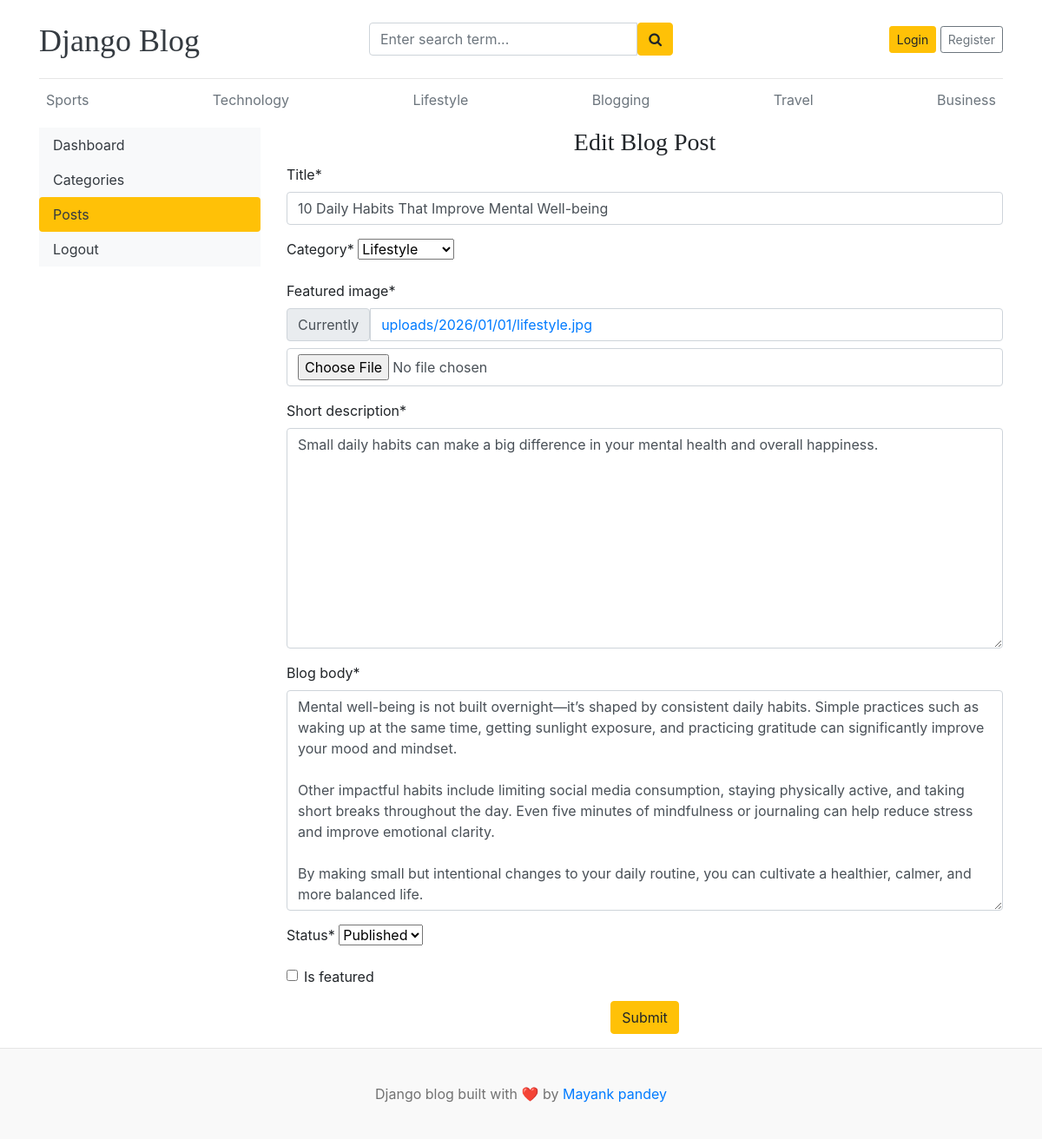
Page /dashboard/posts/edit/3 on the committed database.
### app/models.py (models this page shows, shortened)
class Category(models.Model):
    category_name = models.CharField(max_length=50, unique=True)
    created_at = models.DateTimeField(auto_now_add=True)
    updated_at = models.DateTimeField(auto_now=True)
    class Meta:
        verbose_name_plural = "Categories"
    def __str__(self):
        return self.category_name

class Blog(models.Model):
    title = models.CharField(max_length=100)
    slug = models.SlugField(max_length=150, unique=True, blank=True)
    category = models.ForeignKey(Category, on_delete=models.CASCADE)
    author = models.ForeignKey(User, on_delete=models.CASCADE)
    featured_image = models.ImageField(upload_to="uploads/%Y/%m/%d")
    short_description = models.TextField(max_length=500)
    blog_body = models.TextField(max_length=2000)
    status = models.CharField(max_length=20, choices=STATUS_CHOICES, default="Draft")
    is_featured = models.BooleanField(default=False)
    created_at = models.DateTimeField(auto_now_add=True)
    updated_at = models.DateTimeField(auto_now=True)

### dashboards/views.py (the view, shortened to what this page needs)
# urls.py: path("posts/edit/<int:pk>", views.edit_posts, name="edit_posts"),
def edit_posts(request, pk):
    post = get_object_or_404(Blog, pk=pk)
    form = BlogPostForm(instance=post)
    context = {"form": form, "post": post}
    return render(request, "dashboard/edit_post.html", context)

### dashboards/forms.py
class BlogPostForm(forms.ModelForm):
    class Meta:
        model = Blog
        fields = (
            "title",
            "category",
            "featured_image",
            "short_description",
            "blog_body",
            "status",
            "is_featured",
        )

### app/context_processors.py (called while the page is built)
def get_categories(request):
    categories = Category.objects.all()
    return dict(categories=categories)

def get_social_link(request):
    socialLink = SocialLink.objects.all()
    return dict(socialLink=socialLink)

### templates/dashboard/edit_post.html (shortened to what this page needs)
{% extends 'base.html' %}
{% block body %}
{% load crispy_forms_tags %}
<div class="row mb-3">
{% include 'dashboard/sidebar.html' %}
    <div class="col-md-9">
        <h3 class="text-center">Edit Blog Post</h3>
        <form action="{% url 'edit_posts' post.id %}" method="POST" enctype="multipart/form-data">
            {{ form | crispy }}
            <div class="text-center">
                <button type="submit" class="btn btn-warning">Submit</button>
            </div>
        </form>
    </div>
</div>
{% endblock %}

### templates/base.html (shortened to what this page needs)
{% load static %}
<!DOCTYPE html>
<html lang="en">
  <head>
    <link
      href="https://getbootstrap.com/docs/4.0/dist/css/bootstrap.min.css"
      rel="stylesheet"
    />
    <link href="{% static 'css/blog.css' %}" rel="stylesheet" />
    <link rel="stylesheet" href="https://cdnjs.cloudflare.com/ajax/libs/font-awesome/4.7.0/css/font-awesome.min.css">
  </head>
  <body>
       <div class="container">
      <header class="blog-header py-3">
        <div class="row flex-nowrap justify-content-between align-items-center">
          <div class="col-4 pt-1">
            <a class="blog-header-logo text-dark" href="/">Django Blog</a>
          </div>
          <div class="col-4">
            <form action="{% url 'search' %}" method="GET">
              <div class="input-group">
                <input class="form-control" type="text" name="keyword" value="{{ keyword }}" placeholder="Enter search term..." aria-label="Enter search term..." aria-describedby="button-search" />
                <button type="submit" class="btn btn-warning" id="button-search" type="button"><i class="fa fa-search"></i></button>
            </div>
            </form>
          </div>
          <div class="col-4 d-flex justify-content-end align-items-center">
            {% if not user.is_authenticated %}
            <a class="btn btn-sm btn-warning" href="{% url 'login' %}">Login</a> &nbsp;
            <a class="btn btn-sm btn-outline-secondary" href="{% url 'register' %}">Register</a>
            {% else %}
            <span><a href="{% url 'dashboard' %}">Dashboard</a></span>
            &emsp;
            <span><a href="{% url 'logout' %}">Logout</a></span>
            {% endif %}
          </div>
        </div>
      </header>
      <div class="nav-scroller py-1 mb-2">
        <nav class="nav d-flex justify-content-between">
          {% for cat in categories %}
          <a class="p-2 text-muted" href="{% url 'posts_by_category' cat.id %}">{{ cat.category_name }}</a>
          {% endfor %}
        </nav>
      </div>
    {% block body %}{% endblock %}
    </div>
    <footer class="blog-footer">
      <p>Django blog built with ❤️ by <a href="#">Mayank pandey</a></p>
    </footer>
  </body>
</html>

### blog/static/css/blog.css (style rules this page uses)
.blog-header { border-bottom: 1px solid #e5e5e5; }
.blog-header-logo { font-family: "Playfair Display", Georgia, "Times New Roman", serif ; font-size: 2.25rem; }
h1, h2, h3, h4, h5, h6 { font-family: "Playfair Display", Georgia, "Times New Roman", serif ; }
.blog-footer { padding: 2.5rem 0; color: #727272; text-align: center; background-color: #f9f9f9; border-top: 0.05rem solid #e5e5e5; }
.blog-footer p:last-child { margin-bottom: 0; }

### rows in the picture
Category: category_name "Sports"
Category: category_name "Technology"
Category: category_name "Lifestyle"
Category: category_name "Blogging"
Category: category_name "Travel"
Category: category_name "Business"
Blog: title "10 Daily Habits That Improve Mental Well-being", category "Lifestyle", short_description "Small daily habits can make a big difference in your mental health and overall happiness.", blog_body "Mental well-being is not built overnight—it’s shaped by consistent daily habits. Simple practices such as waking up at the same time, getting sunlight exposure, and practicing gratitude can significantly improve your mood and mindset. Other impactful habits include limiting social media consumption, staying physically active, and taking short breaks throughout the day. Even five minutes of mindfulness or journaling can help reduce stress and improve emotional clarity. By making small but intentional changes to your daily routine, you can cultivate a healthier, calmer, and more balanced life.", status "Published"
